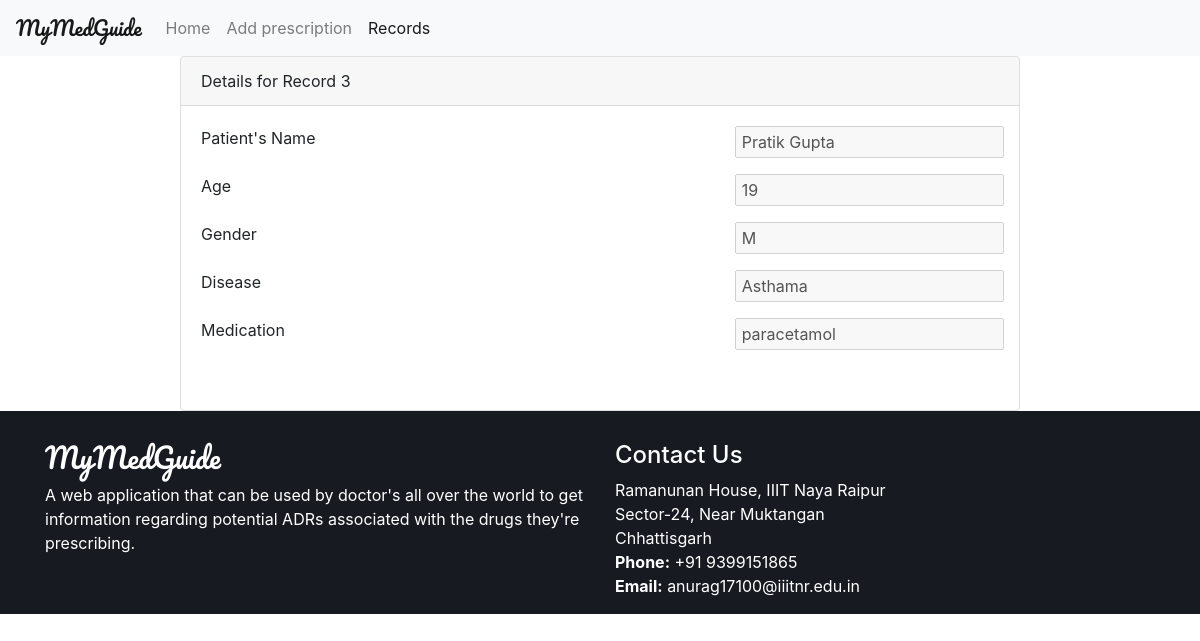
/prescriptionRecords/3, run on the app's committed database.
### adr/models.py (models this page shows)
class Prescription(models.Model):
    name = models.CharField(max_length=100)
    age = models.IntegerField()
    gender = models.IntegerField()
    disease = models.CharField(max_length=100)
    medication = models.CharField(max_length=100)

### adr/views.py (the view)
# urls.py: path('prescriptionRecords/', views.prescription_record, name='prescriptionRecords'), # reverse/<int:id>
def prescription_record(request, id=None):
    context = {"title": "Prescription Records"}
    context["active"] = "prescriptionRecords"
    if(id==None):
        records = models.Prescription.objects.all()
        context["records"] = records
    else:
        record = models.Prescription.objects.get(pk=id)
        context["record"]  = record
    context["id"] = id
    return render(request, 'adr/prescription_record.html', context)

### adr/templates/adr/prescription_record.html (shortened to what this page needs)
{% extends 'adr/base.html' %}
{% load static %}
{% block content %}
{% if records %}
<table class="table table-hover">
    <thead class="thead-dark">
        <tr>
            <th scope="col">#</th>
            <th scope="col">Name</th>
            <th scope="col">Age</th>
            <th scope="col">Gender</th>
            <th scope="col">Disease</th>
            <th scope="col">Medication</th>
            <th scope="col">Details</th>
        </tr>
    </thead>
    <tbody>
        {% for record in records %}
        <tr>
            <th scope="row">{{record.pk}}</th>
            <td>
                {{record.name}}
            </td>
            <td>
                {{record.age}}
            </td>
            <td>
                {% if record.gender == 1 %}
                    <script>
                        document.write("M");
                    </script>
                {% else %}
                    <script>
                        document.write("F");
                    </script>
                {% endif %}
            </td>
            <td>
                {{record.disease}}
            </td>
            <td>
                {{record.medication}}
            </td>
            <td>
                <a class="btn btn-info" href="{%url 'prescriptionRecordsId' record.pk%}"
                    style="text-decoration: none; color:inherit;">
                    Details
                </a>
            </td>
        </tr>
        {% endfor %}
    </tbody>
</table>
{% else %}
    {% if record %}
    <div class="card" id="form_record_detail">
    <div class="card-header">
        Details for Record {{record.pk}}
    </div>
    <div class="card-body">
        <form method="post" >
        <div class="form-row form-group ">
            <label class="col-md-8" for="exampleInputEmail1">Patient's Name </label>
            <input class="col-md-4" disabled type="text" class="form-control" id="exampleInputEmail1" name="name" value="{{ record.name }}">
        </div>
        <div class="form-row form-group ">
            <label class="col-md-8" for="patientAge">Age</label>
            <input class="col-md-4" disabled type="text" class="form-control" id="patientAge" value ="{{ record.age }}"  name="age">
        </div>
        <div class="form-row form-group ">
            <label class="col-md-8" for="patientGender">Gender</label>
            <input class="col-md-4" disabled type="text" class="form-control" id="patientGender" value ="gender" placeholder="Gender" name="gender">
        </div>
        <div class="form-row form-group ">
            <label class="col-md-8" for="patientDisease">Disease</label>
            <input class="col-md-4" disabled type="text" class="form-control" id="patientDisease" value ="{{ record.disease}}" placeholder="Disease" name="disease">
        </div>
        <div class="form-row form-group ">
            <label class="col-md-8" for="PatientMedication">Medication</label>
            <input class="col-md-4" disabled type="text" class="form-control" id="PatientMedication" value ="{{ record.medication}}" placeholder="Medication" name="medication">
        </div>
        <br>
    </form>
    </div>
    </div>
    {% endif %}
{% endif %}
{% endblock %}

### adr/templates/adr/prescription_record.html (style rules this page uses)
#form_record_detail { width: 70%; margin: auto; }

### data on the page
Prescription: pk "3", name "Pratik Gupta", age "19", disease "Asthama", medication "paracetamol"
